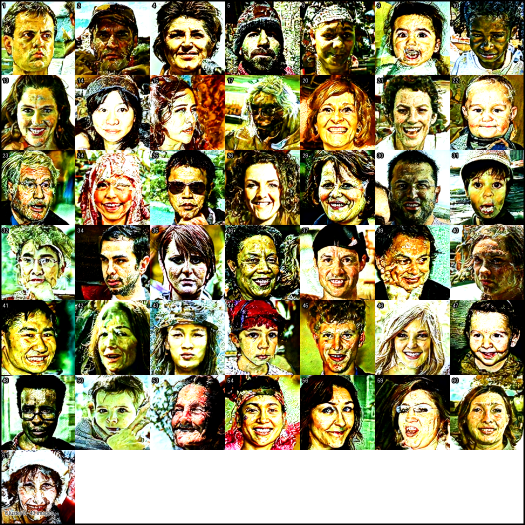
#> input picture 1F-Clustering_Analysis/cluster_analysis_20251204_143658/clusters/cluster_0_collage.png, 1050 x 1050 px (shown at 1/2 size)
$ python -i cluster_analysis_detailed.py   (imports and definitions only)
#> lines starting #> are read from the running program, lines starting #| are printed output that depends on the picture
# cluster_analysis_detailed.py
import numpy as np
import os
import json
from pathlib import Path
from PIL import Image, ImageDraw, ImageFont
import matplotlib.pyplot as plt
import seaborn as sns
from sklearn.cluster import KMeans, DBSCAN, AgglomerativeClustering
from sklearn.mixture import GaussianMixture
from sklearn.metrics import silhouette_score, calinski_harabasz_score, davies_bouldin_score
from sklearn.preprocessing import StandardScaler
from sklearn.decomposition import PCA
from scipy.cluster.hierarchy import dendrogram, linkage
import warnings
from datetime import datetime
from tqdm import tqdm
# [1 line not run here, left out]

class DetailedClusterAnalyzer:
    def __init__(self):
        """Initialize detailed cluster analyzer"""
        print(" DETAILED CLUSTER ANALYSIS")
        print("=" * 60)

        # Create output directory
        timestamp = datetime.now().strftime("%Y%m%d_%H%M%S")
        self.output_dir = f"cluster_analysis_{timestamp}"
        os.makedirs(self.output_dir, exist_ok=True)

        # Subdirectories
        self.visualizations_dir = os.path.join(self.output_dir, "visualizations")
        self.analysis_dir = os.path.join(self.output_dir, "analysis")
        self.clusters_dir = os.path.join(self.output_dir, "clusters")

        for dir_path in [self.visualizations_dir, self.analysis_dir, self.clusters_dir]:
            os.makedirs(dir_path, exist_ok=True)

        print(f" Output directory: {self.output_dir}")

        # Analysis parameters
        self.analysis_params = {
            'random_state': 42,
            'max_clusters': 10,  # Maximum number of clusters to try
            'min_clusters': 2,   # Minimum number of clusters to try
        }

    # [43 lines left out: function load_images_and_features, not called in this run]

    def extract_image_features(self, image_np):
        """Extract multiple types of features from an image"""
        features = []

        # 1. Color features (mean and std of each channel)
        if len(image_np.shape) == 3:  # RGB image
            for channel in range(3):
                channel_data = image_np[:, :, channel].flatten()
                features.extend([np.mean(channel_data), np.std(channel_data),
                               np.percentile(channel_data, 25), np.percentile(channel_data, 75)])

        # 2. Texture features (simplified - using gradient magnitude)
        if len(image_np.shape) == 3:
            gray = np.mean(image_np, axis=2)  # Convert to grayscale
        else:
            gray = image_np

        # Simple gradient features
        from scipy.ndimage import sobel
        grad_x = sobel(gray, axis=0)
        grad_y = sobel(gray, axis=1)
        gradient_magnitude = np.sqrt(grad_x**2 + grad_y**2)

        features.extend([np.mean(gradient_magnitude), np.std(gradient_magnitude),
                        np.max(gradient_magnitude), np.percentile(gradient_magnitude, 90)])

        # 3. Shape/Edge features (using edge density)
        from scipy.ndimage import gaussian_gradient_magnitude
        edges = gaussian_gradient_magnitude(gray, sigma=1)
        edge_density = np.mean(edges > np.percentile(edges, 50))
        features.append(edge_density)

        # 4. Brightness and contrast
        brightness = np.mean(gray)
        contrast = np.std(gray)
        features.extend([brightness, contrast])

        # 5. Color histogram moments (simplified)
        if len(image_np.shape) == 3:
            for channel in range(3):
                hist, _ = np.histogram(image_np[:, :, channel].flatten(), bins=10)
                hist = hist / hist.sum()  # Normalize
                features.extend([np.mean(hist), np.std(hist), np.argmax(hist)/10])

        return np.array(features)

    # [934 lines left out: functions determine_optimal_clusters, find_optimal_clusters, plot_cluster_metrics, create_dendrogram, perform_clustering, visualize_clustering_results and 9 more, not called in this run]


# [2 lines not run here, left out]

>>> import cv2
>>> picture = cv2.imread('cluster_analysis_20251204_143658/clusters/cluster_0_collage.png', cv2.IMREAD_GRAYSCALE)
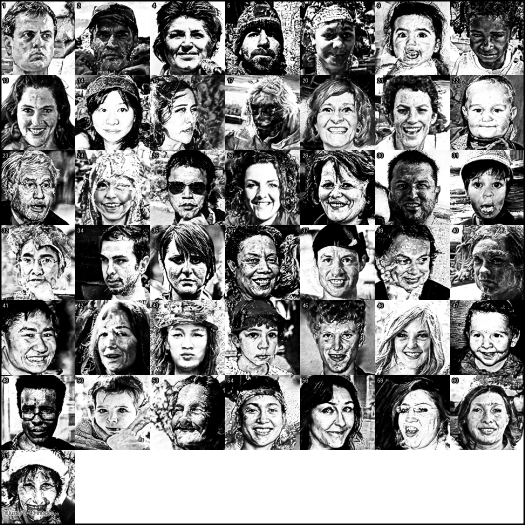
#> picture: shape (1050, 1050) (shown at 1/2 size); min 0, max 255, mean 138.6
>>> result = DetailedClusterAnalyzer().extract_image_features(picture)
#> in extract_image_features, `grad_x = sobel(gray, axis=0)`:
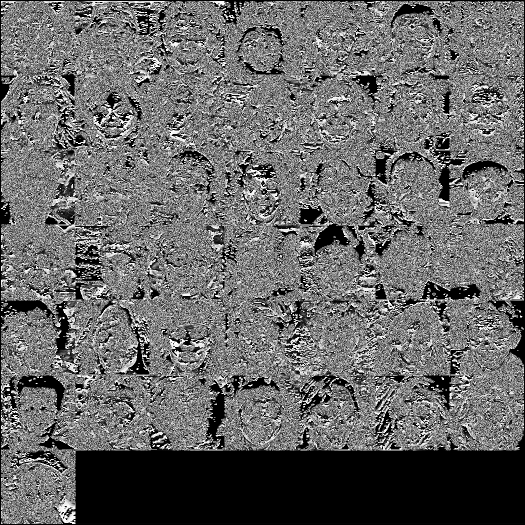
#> grad_x: shape (1050, 1050) (shown at 1/2 size); min 0, max 255, mean 103.4
#> in extract_image_features, `grad_y = sobel(gray, axis=1)`:
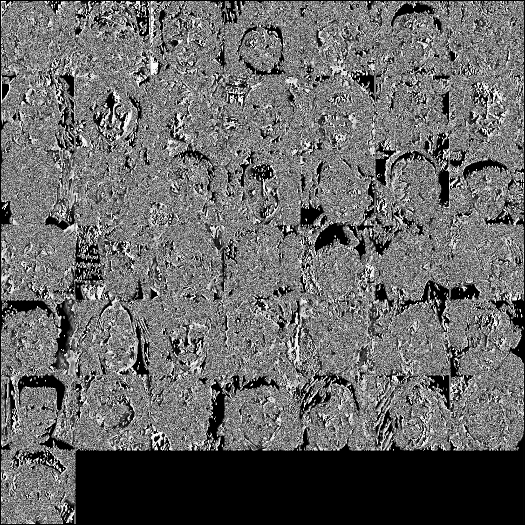
#> grad_y: shape (1050, 1050) (shown at 1/2 size); min 0, max 255, mean 103.7
#> in extract_image_features, `gradient_magnitude = np.sqrt(grad_x**2 + grad_y**2)`:
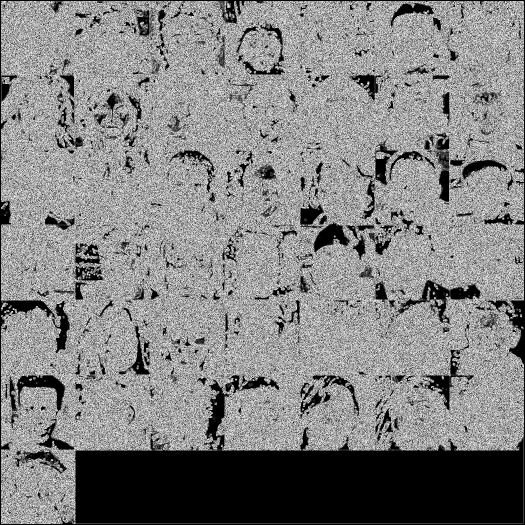
#> gradient_magnitude: shape (1050, 1050) float16 (shown at 1/2 size); min 0, max 15.81, mean 8.12; drawn with min black and max white
#> in extract_image_features, `edges = gaussian_gradient_magnitude(gray, sigma=1)`:
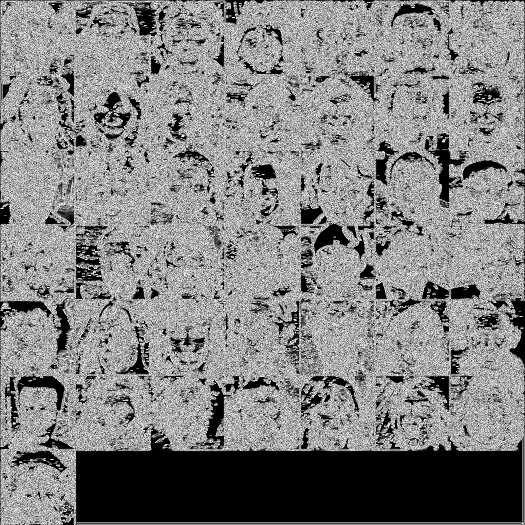
#> edges: shape (1050, 1050) (shown at 1/2 size); min 0, max 15, mean 7.62; drawn with min black and max white
#> in extract_image_features, `edge_density = np.mean(edges > np.percentile(edges, 50))`: edge_density = 0.493
#> in extract_image_features, `brightness = np.mean(gray)`: brightness = 138.6
#> in extract_image_features, `contrast = np.std(gray)`: contrast = 99.77
#> result = [8.12, inf, 15.81, 14.56, 0.493, 138.6, 99.77]
